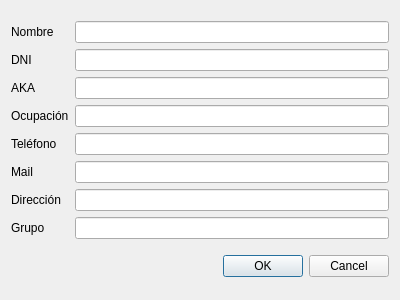
<?xml version="1.0" encoding="UTF-8"?>
<ui version="4.0">
 <class>Dialog_newpartner</class>
 <widget class="QDialog" name="Dialog_newpartner">
  <property name="geometry">
   <rect>
    <x>0</x>
    <y>0</y>
    <width>400</width>
    <height>300</height>
   </rect>
  </property>
  <property name="windowTitle">
   <string>Dialog</string>
  </property>
  <layout class="QGridLayout" name="gridLayout">
   <item row="0" column="0">
    <layout class="QHBoxLayout" name="horizontalLayout_2">
     <item>
      <layout class="QVBoxLayout" name="verticalLayout">
       <item>
        <widget class="QLabel" name="label">
         <property name="text">
          <string>Nombre</string>
         </property>
        </widget>
       </item>
       <item>
        <widget class="QLabel" name="label_2">
         <property name="text">
          <string>DNI</string>
         </property>
        </widget>
       </item>
       <item>
        <widget class="QLabel" name="label_3">
         <property name="text">
          <string>AKA</string>
         </property>
        </widget>
       </item>
       <item>
        <widget class="QLabel" name="label_4">
         <property name="text">
          <string>Ocupación</string>
         </property>
        </widget>
       </item>
       <item>
        <widget class="QLabel" name="label_6">
         <property name="text">
          <string>Teléfono</string>
         </property>
        </widget>
       </item>
       <item>
        <widget class="QLabel" name="label_5">
         <property name="text">
          <string>Mail</string>
         </property>
        </widget>
       </item>
       <item>
        <widget class="QLabel" name="label_7">
         <property name="text">
          <string>Dirección</string>
         </property>
        </widget>
       </item>
       <item>
        <widget class="QLabel" name="label_8">
         <property name="text">
          <string>Grupo</string>
         </property>
        </widget>
       </item>
      </layout>
     </item>
     <item>
      <layout class="QVBoxLayout" name="verticalLayout_2">
       <item>
        <widget class="QLineEdit" name="nametext"/>
       </item>
       <item>
        <widget class="QLineEdit" name="dnitext"/>
       </item>
       <item>
        <widget class="QLineEdit" name="akatext"/>
       </item>
       <item>
        <widget class="QLineEdit" name="worktext"/>
       </item>
       <item>
        <widget class="QLineEdit" name="phonetext"/>
       </item>
       <item>
        <widget class="QLineEdit" name="mailtext"/>
       </item>
       <item>
        <widget class="QLineEdit" name="addresstext"/>
       </item>
       <item>
        <widget class="QLineEdit" name="grouptext"/>
       </item>
      </layout>
     </item>
    </layout>
   </item>
   <item row="1" column="0">
    <widget class="QDialogButtonBox" name="buttonBox">
     <property name="orientation">
      <enum>Qt::Horizontal</enum>
     </property>
     <property name="standardButtons">
      <set>QDialogButtonBox::Cancel|QDialogButtonBox::Ok</set>
     </property>
    </widget>
   </item>
  </layout>
 </widget>
 <resources/>
 <connections>
  <connection>
   <sender>buttonBox</sender>
   <signal>accepted()</signal>
   <receiver>Dialog_newpartner</receiver>
   <slot>accept()</slot>
   <hints>
    <hint type="sourcelabel">
     <x>248</x>
     <y>254</y>
    </hint>
    <hint type="destinationlabel">
     <x>157</x>
     <y>274</y>
    </hint>
   </hints>
  </connection>
  <connection>
   <sender>buttonBox</sender>
   <signal>rejected()</signal>
   <receiver>Dialog_newpartner</receiver>
   <slot>reject()</slot>
   <hints>
    <hint type="sourcelabel">
     <x>316</x>
     <y>260</y>
    </hint>
    <hint type="destinationlabel">
     <x>286</x>
     <y>274</y>
    </hint>
   </hints>
  </connection>
 </connections>
</ui>
